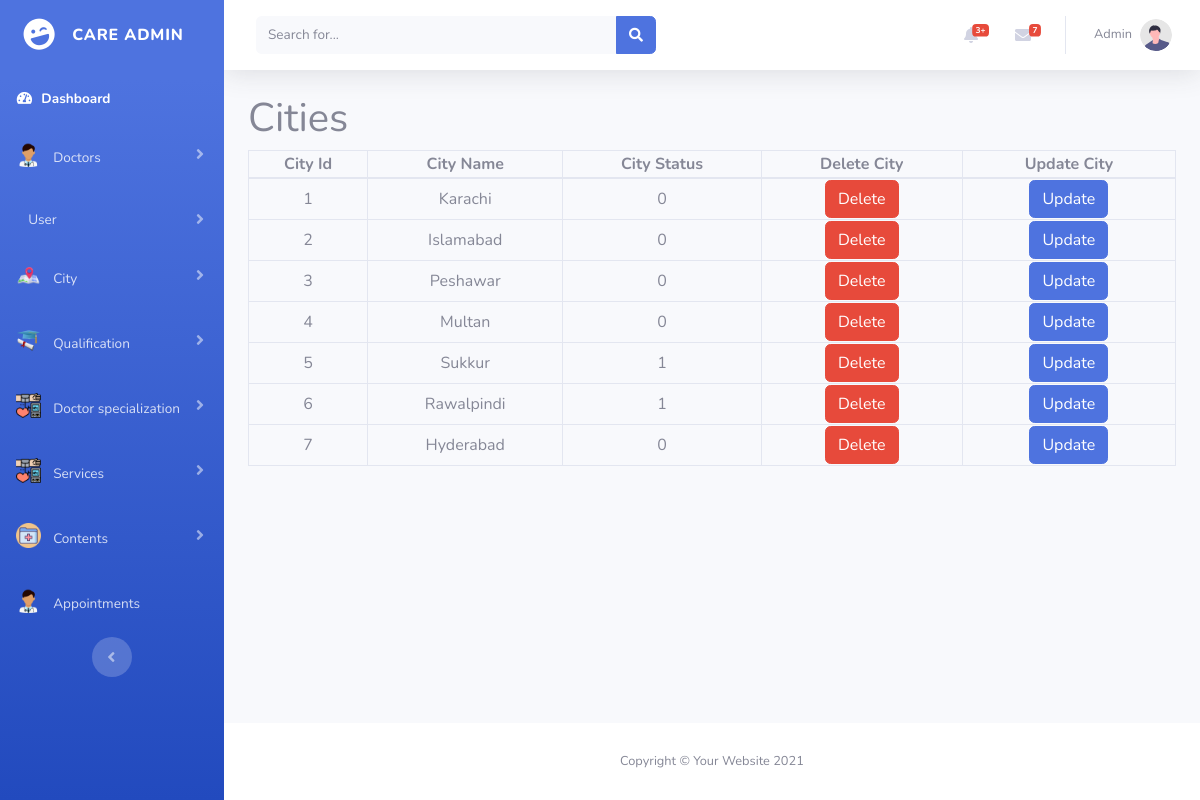
The page /admin/viewcities.php (signed in) on the database as committed earlier.
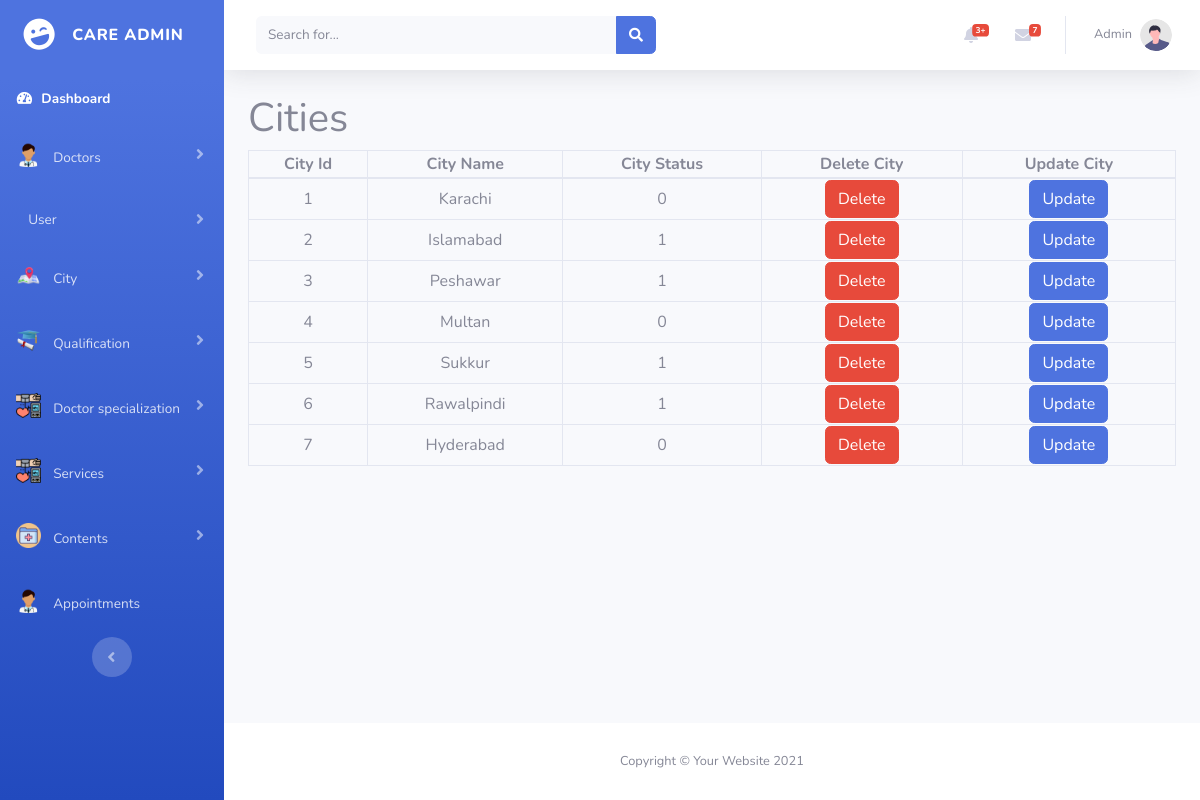
The same page on the database as committed later.
### tables this page shows
CREATE TABLE `city` (
  `city_id` int(11) NOT NULL,
  `city_name` varchar(100) NOT NULL,
  `status` int(11) NOT NULL
);

### admin/viewcities.php (the view, shortened to what this page needs)
<?php
include("connection.php");
$select_city_query = "SELECT * FROM `city`";
$run_select_city_query = mysqli_query($connection, $select_city_query);
?>
<!DOCTYPE html>
<html lang="en">
<head>
    <link href="vendor/fontawesome-free/css/all.min.css" rel="stylesheet" type="text/css">
    <link href="https://cdn.jsdelivr.net/npm/bootstrap@5.0.2/dist/css/bootstrap.min.css" rel="stylesheet"
>
    <link href="css/sb-admin-2.min.css" rel="stylesheet">
</head>
<body id="page-top">
    <div id="wrapper">
        <?php include 'sidebar.php';?>
        <div id="content-wrapper" class="d-flex flex-column">
            <div id="content">
                <?php include 'topbar.php';?>
                <div class="container">
                        <h1>Cities</h1>
                        <table class="table-bordered w-100 text-center">
                            <thead>
                                <th>City Id</th>
                                <th>City Name</th>
                                <th>City Status</th>
                                <th>Delete City</th>
                                <th>Update City</th>
                            </thead>
                            <tbody>
                                <?php while($row = mysqli_fetch_array($run_select_city_query)){?>
                              <tr>
                                        <td><?php echo $row['city_id']; ?></td>
                                        <td><?php echo $row['city_name']; ?></td>
                                        <td><?php echo $row['status']; ?></td>
                                        <td><a href="deletecity.php?id=<?php echo $row['city_id']; ?>" class="btn btn-danger">Delete</a></td>
                                        <td><a href="updatecity.php?id=<?php echo $row['city_id']; ?>" class="btn btn-primary">Update</a></td>
                              </tr>
                                <?php } ?>
                            </tbody>
                        </table>
                </div>
            </div>
            <?php include 'footer.php' ?>
        </div>
    </div>
</body>
</html>

Rows that differ between the two databases and show on the page:
changed city "Islamabad": status "0" → "1"
changed city "Peshawar": status "0" → "1"
